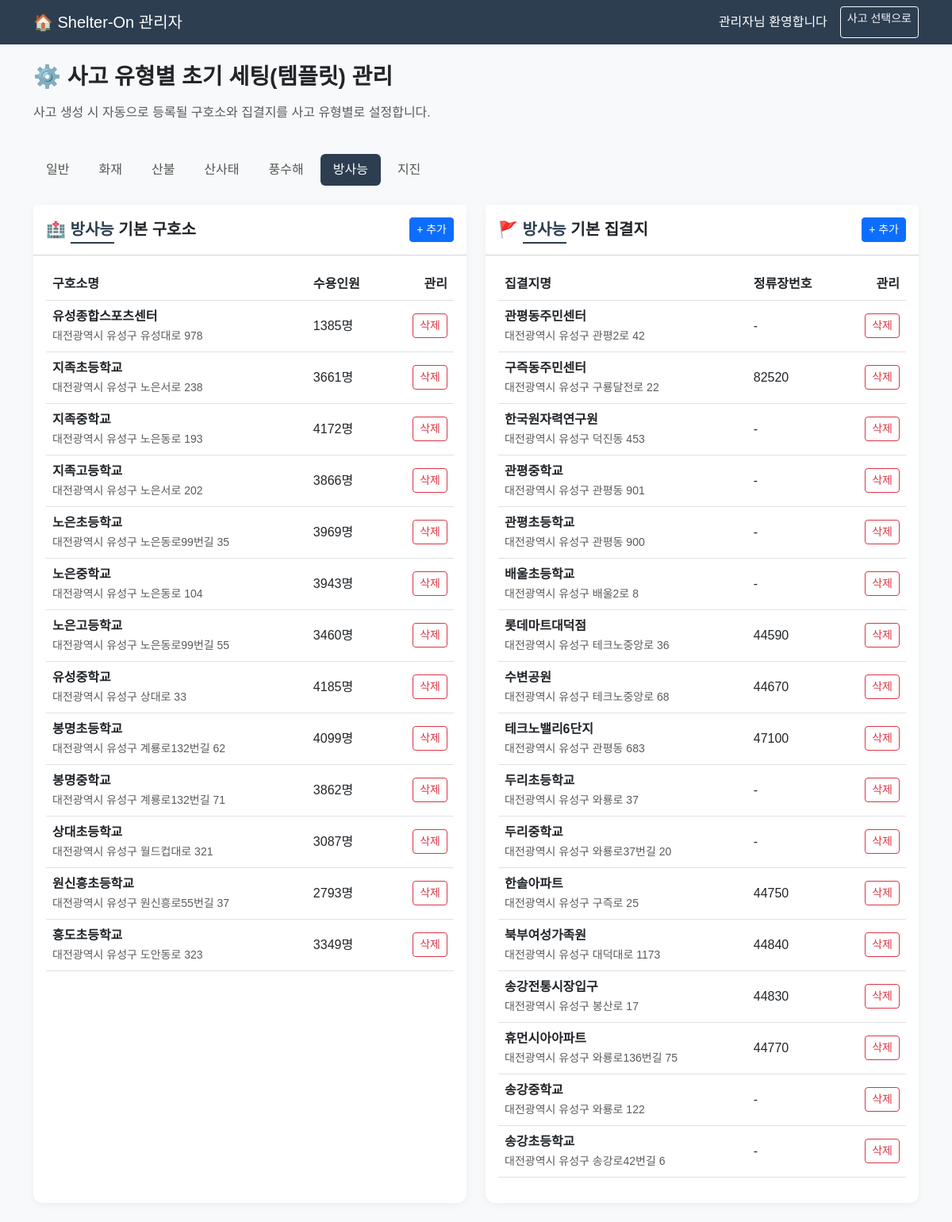
Page /admin/template?type=방사능 (signed in) on the committed database.
### models.py (models this page shows)
class TemplateShelter(db.Model):
    __tablename__ = 'template_shelters'
    id = db.Column(db.Integer, primary_key=True)
    incident_type = db.Column(db.String(50), nullable=False) # 화재, 지진 등
    name = db.Column(db.String(100), nullable=False)
    address = db.Column(db.String(200))
    phone = db.Column(db.String(20))
    area = db.Column(db.Integer)
    capacity = db.Column(db.Integer)
    latitude = db.Column(db.Float)
    longitude = db.Column(db.Float)

class TemplateAssembly(db.Model):
    __tablename__ = 'template_assemblies'
    id = db.Column(db.Integer, primary_key=True)
    incident_type = db.Column(db.String(50), nullable=False)
    name = db.Column(db.String(100), nullable=False)
    address = db.Column(db.String(200))
    stop_no = db.Column(db.String(50))
    latitude = db.Column(db.Float)
    longitude = db.Column(db.Float)

### app.py (the view)
@app.route('/admin/template')
@login_required
def admin_template():
    if session.get('role') > 2: return "권한 없음", 403
    selected_type = request.args.get('type', '화재')
    t_shelters = TemplateShelter.query.filter_by(incident_type=selected_type).all()
    t_assemblies = TemplateAssembly.query.filter_by(incident_type=selected_type).all()
    return render_template('admin_template.html', types=INCIDENT_TYPES,
                           selected_type=selected_type, shelters=t_shelters, assemblies=t_assemblies)

### app.py (called while the page is built)
def login_required(f):
    @wraps(f)
    def decorated_function(*args, **kwargs):
        if 'logged_in' not in session:
            if request.endpoint not in ['login', 'login_resident', 'user_register', 'add_resident', 'kakao_resident_login', 'kakao_callback']:
                return redirect(url_for('login'))
        return f(*args, **kwargs)
    return decorated_function

### templates/admin_template.html (shortened to what this page needs)
<!DOCTYPE html>
<html lang="ko">
<head>
    <link rel="stylesheet" href="https://cdn.jsdelivr.net/npm/bootstrap@5.3.0/dist/css/bootstrap.min.css">
    <link rel="stylesheet" href="https://cdn.jsdelivr.net/gh/orioncactus/pretendard/dist/web/static/pretendard.css">
</head>
<body>
<nav class="navbar navbar-dark mb-4">
    <div class="container">
        <a class="navbar-brand" href="/">🏠 Shelter-On 관리자</a>
        <div class="d-flex">
            <span class="navbar-text text-white me-3">{{ session.user_name }}님 환영합니다</span>
            <a href="/incident" class="btn btn-outline-light btn-sm">사고 선택으로</a>
        </div>
    </div>
</nav>
<div class="container">
    <div class="row mb-4">
        <div class="col-12">
            <h3 class="fw-bold mb-3">⚙️ 사고 유형별 초기 세팅(템플릿) 관리</h3>
            <p class="text-muted">사고 생성 시 자동으로 등록될 구호소와 집결지를 사고 유형별로 설정합니다.</p>
        </div>
    </div>
    <ul class="nav nav-pills mb-4" id="pills-tab" role="tablist">
        {% for t in types %}
        <li class="nav-item">
            <a class="nav-link {{ 'active' if t == selected_type else '' }}"
               href="{{ url_for('admin_template', type=t) }}">{{ t }}</a>
        </li>
        {% endfor %}
    </ul>
    <div class="row">
        <div class="col-lg-6 mb-4">
            <div class="card h-100">
                <div class="card-header bg-white py-3 d-flex justify-content-between align-items-center">
                    <h5 class="mb-0 fw-bold">🏥 <span class="type-indicator">{{ selected_type }}</span> 기본 구호소</h5>
                    <button class="btn btn-sm btn-primary" data-bs-toggle="modal" data-bs-target="#addShelterModal">+ 추가</button>
                </div>
                <div class="card-body">
                    <div class="table-responsive">
                        <table class="table table-hover align-middle">
                            <thead>
                                <tr>
                                    <th>구호소명</th>
                                    <th>수용인원</th>
                                    <th class="text-end">관리</th>
                                </tr>
                            </thead>
                            <tbody>
                                {% for s in shelters %}
                                <tr>
                                    <td>
                                        <div class="fw-bold">{{ s.name }}</div>
                                        <small class="text-muted">{{ s.address }}</small>
                                    </td>
                                    <td>{{ s.capacity }}명</td>
                                    <td class="text-end">
                                        <button class="btn btn-sm btn-outline-danger" onclick="deleteItem('shelter', {{ s.id }})">삭제</button>
                                    </td>
                                </tr>
                                {% else %}
                                <tr>
                                    <td colspan="3" class="text-center py-4 text-muted">등록된 기본 구호소가 없습니다.</td>
                                </tr>
                                {% endfor %}
                            </tbody>
                        </table>
                    </div>
                </div>
            </div>
        </div>
        <div class="col-lg-6 mb-4">
            <div class="card h-100">
                <div class="card-header bg-white py-3 d-flex justify-content-between align-items-center">
                    <h5 class="mb-0 fw-bold">🚩 <span class="type-indicator">{{ selected_type }}</span> 기본 집결지</h5>
                    <button class="btn btn-sm btn-primary" data-bs-toggle="modal" data-bs-target="#addAssemblyModal">+ 추가</button>
                </div>
                <div class="card-body">
                    <div class="table-responsive">
                        <table class="table table-hover align-middle">
                            <thead>
                                <tr>
                                    <th>집결지명</th>
                                    <th>정류장번호</th>
                                    <th class="text-end">관리</th>
                                </tr>
                            </thead>
                            <tbody>
                                {% for a in assemblies %}
                                <tr>
                                    <td>
                                        <div class="fw-bold">{{ a.name }}</div>
                                        <small class="text-muted">{{ a.address }}</small>
                                    </td>
                                    <td>{{ a.stop_no or '-' }}</td>
                                    <td class="text-end">
                                        <button class="btn btn-sm btn-outline-danger" onclick="deleteItem('assembly', {{ a.id }})">삭제</button>
                                    </td>
                                </tr>
                                {% else %}
                                <tr>
                                    <td colspan="3" class="text-center py-4 text-muted">등록된 기본 집결지가 없습니다.</td>
                                </tr>
                                {% endfor %}
                            </tbody>
                        </table>
                    </div>
                </div>
            </div>
        </div>
    </div>
</div>
</body>
</html>

### templates/admin_template.html (style rules this page uses)
body { font-family: 'Pretendard', sans-serif; background-color: #f8f9fa; }
.navbar { background-color: #2c3e50; }
.card { border-radius: 12px; border: none; box-shadow: 0 2px 10px rgba(0,0,0,0.05); }
.nav-pills .nav-link { color: #555; font-weight: 500; margin-right: 5px; }
.nav-pills .nav-link.active { background-color: #2c3e50; }
.table thead { background-color: #f1f3f5; }
.type-indicator { font-weight: 800; color: #2c3e50; border-bottom: 2px solid #2c3e50; padding-bottom: 5px; }

### rows in the picture
TemplateShelter: name "유성종합스포츠센터", address "대전광역시 유성구 유성대로 978", capacity "1385"
TemplateShelter: name "지족초등학교", address "대전광역시 유성구 노은서로 238", capacity "3661"
TemplateShelter: name "지족중학교", address "대전광역시 유성구 노은동로 193", capacity "4172"
TemplateShelter: name "지족고등학교", address "대전광역시 유성구 노은서로 202", capacity "3866"
TemplateShelter: name "노은초등학교", address "대전광역시 유성구 노은동로99번길 35", capacity "3969"
TemplateShelter: name "노은중학교", address "대전광역시 유성구 노은동로 104", capacity "3943"
TemplateShelter: name "노은고등학교", address "대전광역시 유성구 노은동로99번길 55", capacity "3460"
TemplateShelter: name "유성중학교", address "대전광역시 유성구 상대로 33", capacity "4185"
TemplateShelter: name "봉명초등학교", address "대전광역시 유성구 계룡로132번길 62", capacity "4099"
TemplateShelter: name "봉명중학교", address "대전광역시 유성구 계룡로132번길 71", capacity "3862"
TemplateShelter: name "상대초등학교", address "대전광역시 유성구 월드컵대로 321", capacity "3087"
TemplateShelter: name "원신흥초등학교", address "대전광역시 유성구 원신흥로55번길 37", capacity "2793"
TemplateShelter: name "흥도초등학교", address "대전광역시 유성구 도안동로 323", capacity "3349"
TemplateAssembly: name "관평동주민센터", address "대전광역시 유성구 관평2로 42", stop_no "-"
TemplateAssembly: name "구즉동주민센터", address "대전광역시 유성구 구룡달전로 22", stop_no "82520"
TemplateAssembly: name "한국원자력연구원", address "대전광역시 유성구 덕진동 453", stop_no "-"
TemplateAssembly: name "관평중학교", address "대전광역시 유성구 관평동 901", stop_no "-"
TemplateAssembly: name "관평초등학교", address "대전광역시 유성구 관평동 900", stop_no "-"
TemplateAssembly: name "배울초등학교", address "대전광역시 유성구 배울2로 8", stop_no "-"
TemplateAssembly: name "롯데마트대덕점", address "대전광역시 유성구 테크노중앙로 36", stop_no "44590"
TemplateAssembly: name "수변공원", address "대전광역시 유성구 테크노중앙로 68", stop_no "44670"
TemplateAssembly: name "테크노밸리6단지", address "대전광역시 유성구 관평동 683", stop_no "47100"
TemplateAssembly: name "두리초등학교", address "대전광역시 유성구 와룡로 37", stop_no "-"
TemplateAssembly: name "두리중학교", address "대전광역시 유성구 와룡로37번길 20", stop_no "-"
TemplateAssembly: name "한솔아파트", address "대전광역시 유성구 구즉로 25", stop_no "44750"
TemplateAssembly: name "북부여성가족원", address "대전광역시 유성구 대덕대로 1173", stop_no "44840"
TemplateAssembly: name "송강전통시장입구", address "대전광역시 유성구 봉산로 17", stop_no "44830"
TemplateAssembly: name "휴먼시아아파트", address "대전광역시 유성구 와룡로136번길 75", stop_no "44770"
TemplateAssembly: name "송강중학교", address "대전광역시 유성구 와룡로 122", stop_no "-"
TemplateAssembly: name "송강초등학교", address "대전광역시 유성구 송강로42번길 6", stop_no "-"

### other values in the picture
{{ session.user_name }} "관리자"
{{ t }} "일반" "화재" "산불" "산사태" "풍수해" "방사능" "지진"
{{ selected_type }} "방사능"
